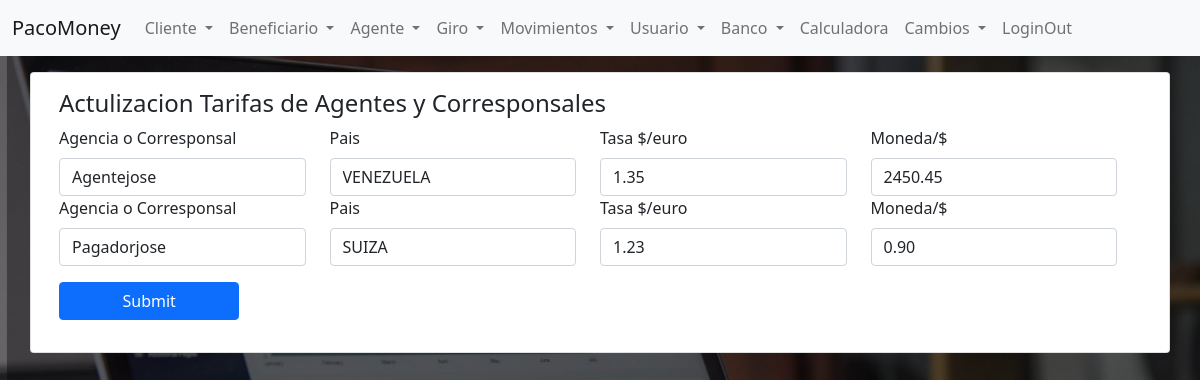
Page /giroTasaCambio.php on the earlier database version.
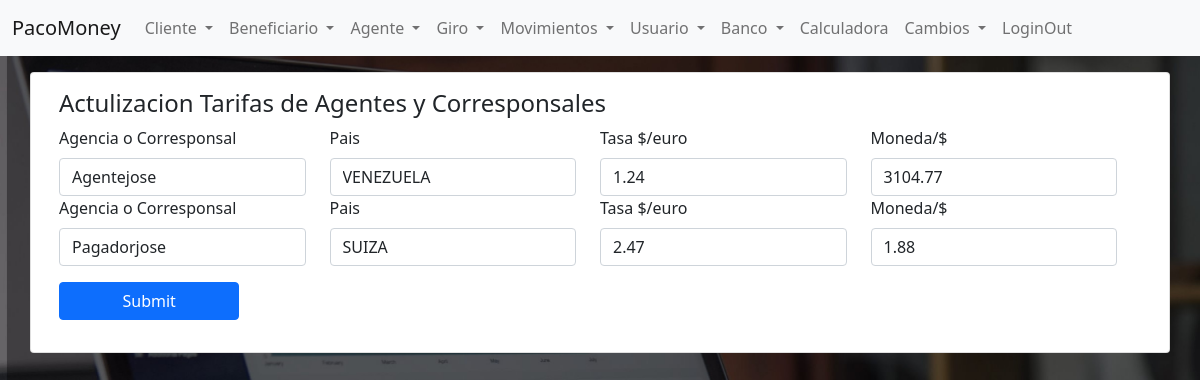
Same page on the later database version.
### tables this page shows
CREATE TABLE `pagador` (
  `idPagador` int(11) NOT NULL,
  `pagador` varchar(150) NOT NULL,
  `idPais` int(11) NOT NULL,
  `pa_provincia` varchar(150) NOT NULL,
  `pa_ciudad` varchar(150) NOT NULL,
  `pa_direccion` varchar(250) NOT NULL,
  `pa_tlf` varchar(50) NOT NULL,
  `pa_email` varchar(100) NOT NULL,
  `pa_cp` varchar(100) NOT NULL,
  `pa_Director` varchar(150) NOT NULL,
  `pa_tlfDirector` varchar(50) NOT NULL,
  `pa_emailDirector` varchar(100) NOT NULL,
  `pa_tlfEnvios` varchar(50) NOT NULL,
  `pa_emailEnvios` varchar(100) NOT NULL,
  `pa_GteContabilidad` varchar(150) NOT NULL,
  `pa_tlfContabilidad` varchar(50) NOT NULL,
  `pa_emailContabilidad` varchar(100) NOT NULL,
  `pa_horarios` varchar(250) NOT NULL,
  `pa_contrato` varchar(250) NOT NULL,
  `pa_inicioOperaciones` date NOT NULL,
  `pa_limite` int(11) NOT NULL,
  `pa_web` varchar(250) NOT NULL,
  `pa_conciliarCada` int(11) NOT NULL,
  `idMoneda` int(11) NOT NULL,
  `pa_comision` decimal(3,2) NOT NULL,
  `pa_fijo` decimal(10,2) NOT NULL,
  `idTipoComision` int(11) NOT NULL,
  `idTipoEmpresa` int(11) NOT NULL,
  `pa_tasa` decimal(20,2) NOT NULL,
  `pa_tipoCambio` decimal(20,2) NOT NULL,
  `pa_impuesto` decimal(20,2) NOT NULL,
  `idEstado` int(11) NOT NULL
);

CREATE TABLE `pais` (
  `idPais` int(11) NOT NULL,
  `pais` varchar(100) NOT NULL,
  `idMoneda` int(11) NOT NULL,
  `idMonedaEnvio` int(11) NOT NULL,
  `tipoCambio` decimal(65,2) NOT NULL,
  `porcentajeTipoCambio` decimal(20,2) NOT NULL,
  `fijo` decimal(65,2) NOT NULL,
  `porcentaje` decimal(20,2) NOT NULL,
  `idTipoComision` int(11) NOT NULL
);

### pagadorTarifas.php (called while the page is built)
<?php
require_once 'conexion.php';
$action = 1;
if ($action == 1) {
    $sql = "SELECT u.idPagador, u.pagador, p.pais, u.pa_tasa,u.pa_tipoCambio
    FROM pagador AS u
    JOIN pais AS p ON u.idPais = p.idPais ";
    $sentencia = $mbd->prepare($sql);
    $sentencia->execute();
}

### giroTasaCambio.php (the view, shortened to what this page needs)
<?php
require_once "encabezado.php";
require_once "listas.php";
require_once "pagadorTarifas.php";
?>
<div class="container">
    <div class="row d-flex mt-3">
        <div class="card">
            <div class="card-body">
                <h4 class="card-title">Actulizacion Tarifas de Agentes y Corresponsales</h4>
                <form action="pagadorData.php" method="post" id="frmPagadorTasaCambio" class="row needs-validation" novalidate>
                    <?php while($fila=$sentencia->fetch(PDO::FETCH_ASSOC)){ ?>
                    <div class="row">
                        <div class="col-12 col-md-3">
                            <label for="pagador" class="form-label">Agencia o Corresponsal</label>
                            <input type="text" name="pagador" id="pagador" class="form-control" Value="<?php echo $fila["pagador"] ?>" required>
                        </div>
                        <div class="col-12 col-md-3">
                            <label for="Pais" class="form-label">Pais</label>
                            <input type="text" name="Pais" id="Pais" class="form-control" Value="<?php echo $fila["pais"] ?>" required>
                        </div>
                        <div class="col-12 col-md-3">
                            <label for="pa_tasa" class="form-label">Tasa $/euro</label>
                            <input type="number" step="0.01" name="tasa[<?php echo $fila["idPagador"] ?>]" id="pa_tasa" class="form-control" Value="<?php echo $fila["pa_tasa"] ?>" required>
                        </div>
                        <div class="col-12 col-md-3">
                            <label for="pa_tipoCambio" class="form-label">Moneda/$</label>
                            <input type="number" step="0.01" name="tipoCambio[<?php echo $fila["idPagador"] ?>]" id="pa_tipoCambio" class="form-control" Value="<?php echo $fila["pa_tipoCambio"] ?>" required>
                        </div>
                    </div>
                    <?php } ?>
                    <div class="col-12">
                        <button type="submit" class="btn btn-primary mt-3 col-12 col-md-2 mb-3" id="btnUsuario">Submit</button>
                    </div>
                </form>
            </div>
        </div>
    </div>
</div>
<?php
require_once "pie.php"
?>

### encabezado.php (shortened to what this page needs)
<!DOCTYPE html>
<html lang="es">
<head>
  <link rel="stylesheet" href="css/bootstrap.min.css">
  <link rel="stylesheet" href="css/select2.min.css">
  <link rel="stylesheet" href="css/select2b4.min.css">
  <link rel="stylesheet" href="css/stylepanel.css">
  <link rel="stylesheet" href="css/remesas.css">
  <link rel="stylesheet" href="plugins/datatables-bs4/css/dataTables.bootstrap4.min.css">
  <link rel="stylesheet" href="plugins/datatables-responsive/css/responsive.bootstrap4.min.css">
  <link rel="stylesheet" href="plugins/datatables-buttons/css/buttons.bootstrap4.min.css">
  <link rel="stylesheet" href="css/sweetalert2.css ">
</head>
<body>
  <nav class="navbar navbar-expand-lg navbar-light bg-light">
    <div class="container-fluid">
      <a class="navbar-brand" href="panel.php">PacoMoney</a>
      <div class="collapse navbar-collapse" id="navbarNavDropdown">
        <ul class="navbar-nav">
          <li class="nav-item dropdown">
            <a class="nav-link dropdown-toggle" href="#" id="navbarCliente" role="button" data-bs-toggle="dropdown" aria-expanded="false">
              Cliente
            </a>
          </li>
          <li class="nav-item dropdown">
            <a class="nav-link dropdown-toggle" href="#" id="navbarBeneficiario" role="button" data-bs-toggle="dropdown" aria-expanded="false">
              Beneficiario
            </a>
          </li>
          <li class="nav-item dropdown">
            <a class="nav-link dropdown-toggle" href="#" id="navbarAgente" role="button" data-bs-toggle="dropdown" aria-expanded="false">
              Agente
            </a>
          </li>
          <li class="nav-item dropdown">
            <a class="nav-link dropdown-toggle" href="#" id="navbarGiro" role="button" data-bs-toggle="dropdown" aria-expanded="false">
              Giro
            </a>
          </li>
          <li class="nav-item dropdown">
            <a class="nav-link dropdown-toggle" href="#" id="navbarMovimiento" role="button" data-bs-toggle="dropdown" aria-expanded="false">
              Movimientos
            </a>
          </li>
          <li class="nav-item dropdown">
            <a class="nav-link dropdown-toggle" href="#" id="navbarUsuario" role="button" data-bs-toggle="dropdown" aria-expanded="false">
              Usuario
            </a>
          </li>
          <li class="nav-item dropdown">
            <a class="nav-link dropdown-toggle" href="#" id="navbarBanco" role="button" data-bs-toggle="dropdown" aria-expanded="false">
              Banco
            </a>
          </li>
          <li class="nav-item">
            <a class="nav-link" href="calculadora.php">Calculadora</a>
          </li>
          <li class="nav-item dropdown">
            <a class="nav-link dropdown-toggle" href="#" id="navbarCliente" role="button" data-bs-toggle="dropdown" aria-expanded="false">
              Cambios
            </a>
          </li>
          <li class="nav-item">
            <a class="nav-link" href="loginOut.php">LoginOut</a>
          </li>
        </ul>
      </div>
    </div>
  </nav>

### pie.php (shortened to what this page needs)
</body>
</html>

### css/stylepanel.css (style rules this page uses)
body { margin: 0; background-image: url("../img/pcb.jpg"); background-size: cover; background-repeat: no-repeat; }

Differences in the rows shown:
changed pagador "Agentejose": pa_tasa "1.35" → "1.24"; pa_tipoCambio "2450.45" → "3104.77"
changed pagador "Pagadorjose": pa_tasa "1.23" → "2.47"; pa_tipoCambio "0.90" → "1.88"
